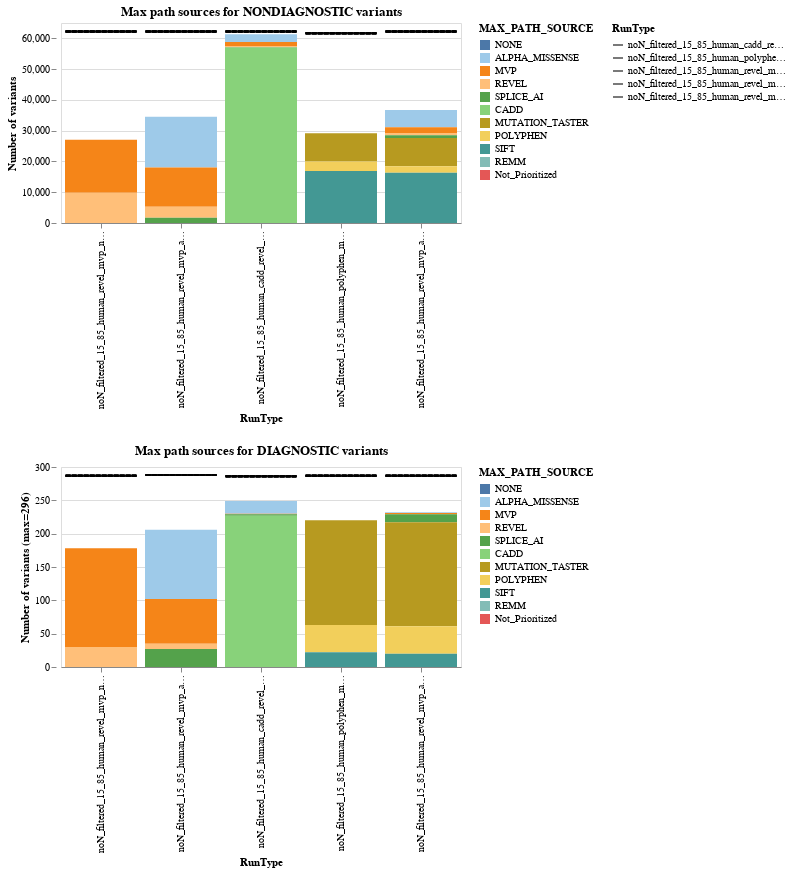

The code cell stored with this chart in its notebook:
### Code cell
variant_bars = alt.vconcat(all_variants, diagnostic_variants)
variant_bars

### Figure 1 — Vega-Lite specification as saved in the notebook (floating-point values rounded to 4 significant figures)
{"config": {"view": {"continuousWidth": 300, "continuousHeight": 300}}, "vconcat": [{"layer": [{"mark": {"type": "bar"}, "encoding": {"color": {"field": "MAX_PATH_SOURCE", "scale": {"domain": ["NONE", "ALPHA_MISSENSE", "MVP", "REVEL", "SPLICE_AI", "CADD", "MUTATION_TASTER", "POLYPHEN", "SIFT", "REMM", "Not_Prioritized"], "scheme": "tableau20"}, "sort": ["NONE", "ALPHA_MISSENSE", "MVP", "REVEL", "SPLICE_AI", "CADD", "MUTATION_TASTER", "POLYPHEN", "SIFT", "REMM", "Not_Prioritized"], "type": "nominal"}, "tooltip": [{"field": "RunType", "type": "nominal"}, {"field": "MAX_PATH_SOURCE", "type": "nominal"}, {"field": "num", "type": "quantitative"}, {"field": "percentage", "type": "quantitative"}], "x": {"field": "RunType", "sort": ["noN_filtered_15_85_human_revel_mvp_noWL", "noN_filtered_15_85_human_revel_mvp_alphaM_spliceAI_noWL", "noN_filtered_15_85_human_cadd_revel_mvp_alphaM_spliceAI_noWL", "noN_filtered_15_85_human_polyphen_mutTaster_sift_noWL", "noN_filtered_15_85_human_revel_mvp_alphaM_spliceAI_polyphen_mutTaster_sift_noWL"], "type": "nominal"}, "y": {"field": "num", "title": "Number of variants", "type": "quantitative"}}, "title": "Max path sources for NONDIAGNOSTIC variants"}, {"mark": {"type": "point", "align": "left", "baseline": "middle", "size": 5000, "strokeDash": [5, 1]}, "encoding": {"color": {"value": "black"}, "shape": {"field": "RunType", "scale": {"range": ["stroke"]}, "type": "nominal"}, "text": {"field": "all_runtype", "type": "quantitative"}, "x": {"field": "RunType", "sort": ["noN_filtered_15_85_human_revel_mvp_noWL", "noN_filtered_15_85_human_revel_mvp_alphaM_spliceAI_noWL", "noN_filtered_15_85_human_cadd_revel_mvp_alphaM_spliceAI_noWL", "noN_filtered_15_85_human_polyphen_mutTaster_sift_noWL", "noN_filtered_15_85_human_revel_mvp_alphaM_spliceAI_polyphen_mutTaster_sift_noWL"], "type": "nominal"}, "y": {"axis": {"offset": 5, "domainOpacity": 0}, "field": "all_runtype", "type": "quantitative"}}, "title": "Max path sources for NONDIAGNOSTIC variants"}], "data": {"name": "data-a74d0f9ce425eda971350814e71788a5"}, "height": 200, "resolve": {"scale": {"color": "independent"}}, "width": 400}, {"layer": [{"mark": {"type": "bar"}, "encoding": {"color": {"field": "MAX_PATH_SOURCE", "scale": {"domain": ["NONE", "ALPHA_MISSENSE", "MVP", "REVEL", "SPLICE_AI", "CADD", "MUTATION_TASTER", "POLYPHEN", "SIFT", "REMM", "Not_Prioritized"], "scheme": "tableau20"}, "sort": ["NONE", "ALPHA_MISSENSE", "MVP", "REVEL", "SPLICE_AI", "CADD", "MUTATION_TASTER", "POLYPHEN", "SIFT", "REMM", "Not_Prioritized"], "type": "nominal"}, "x": {"field": "RunType", "sort": ["noN_filtered_15_85_human_revel_mvp_noWL", "noN_filtered_15_85_human_revel_mvp_alphaM_spliceAI_noWL", "noN_filtered_15_85_human_cadd_revel_mvp_alphaM_spliceAI_noWL", "noN_filtered_15_85_human_polyphen_mutTaster_sift_noWL", "noN_filtered_15_85_human_revel_mvp_alphaM_spliceAI_polyphen_mutTaster_sift_noWL"], "type": "nominal"}, "y": {"field": "num", "title": "Number of variants (max=296)", "type": "quantitative"}}, "title": "Max path sources for DIAGNOSTIC variants"}, {"mark": {"type": "point", "align": "left", "baseline": "middle", "color": "black", "dx": -5, "dy": -10, "size": 5000, "strokeDash": [5, 1]}, "encoding": {"color": {"value": "black"}, "shape": {"field": "RunType", "scale": {"range": ["stroke"]}, "type": "nominal"}, "text": {"field": "all_runtype", "type": "quantitative"}, "x": {"field": "RunType", "sort": ["noN_filtered_15_85_human_revel_mvp_noWL", "noN_filtered_15_85_human_revel_mvp_alphaM_spliceAI_noWL", "noN_filtered_15_85_human_cadd_revel_mvp_alphaM_spliceAI_noWL", "noN_filtered_15_85_human_polyphen_mutTaster_sift_noWL", "noN_filtered_15_85_human_revel_mvp_alphaM_spliceAI_polyphen_mutTaster_sift_noWL"], "type": "nominal"}, "y": {"axis": {"offset": 5, "domainOpacity": 0}, "field": "all_runtype", "type": "quantitative"}}, "title": "Max path sources for DIAGNOSTIC variants"}], "data": {"name": "data-96b6e6cb4476789271cb5778ece9f20d"}, "height": 200, "resolve": {"scale": {"color": "independent"}}, "width": 400}], "$schema": "https://vega.github.io/schema/vega-lite/v5.17.0.json", "datasets": {"data-a74d0f9ce425eda971350814e71788a5": [{"RunType": "noN_filtered_15_85_human_revel_mvp_noWL", "MAX_PATH_SOURCE": "NONE", "num": 0, "percentage": 0.0, "all_runtype": 62243}, {"RunType": "noN_filtered_15_85_human_revel_mvp_noWL", "MAX_PATH_SOURCE": "ALPHA_MISSENSE", "num": 0, "percentage": 0.0, "all_runtype": 62243}, {"RunType": "noN_filtered_15_85_human_revel_mvp_noWL", "MAX_PATH_SOURCE": "MVP", "num": 17190, "percentage": 0.6357, "all_runtype": 62243}, {"RunType": "noN_filtered_15_85_human_revel_mvp_noWL", "MAX_PATH_SOURCE": "REVEL", "num": 9849, "percentage": 0.3643, "all_runtype": 62243}, {"RunType": "noN_filtered_15_85_human_revel_mvp_noWL", "MAX_PATH_SOURCE": "SPLICE_AI", "num": 0, "percentage": 0.0, "all_runtype": 62243}, {"RunType": "noN_filtered_15_85_human_revel_mvp_noWL", "MAX_PATH_SOURCE": "CADD", "num": 0, "percentage": 0.0, "all_runtype": 62243}, {"RunType": "noN_filtered_15_85_human_revel_mvp_noWL", "MAX_PATH_SOURCE": "MUTATION_TASTER", "num": 0, "percentage": 0.0, "all_runtype": 62243}, {"RunType": "noN_filtered_15_85_human_revel_mvp_noWL", "MAX_PATH_SOURCE": "POLYPHEN", "num": 0, "percentage": 0.0, "all_runtype": 62243}, {"RunType": "noN_filtered_15_85_human_revel_mvp_noWL", "MAX_PATH_SOURCE": "SIFT", "num": 0, "percentage": 0.0, "all_runtype": 62243}, {"RunType": "noN_filtered_15_85_human_revel_mvp_noWL", "MAX_PATH_SOURCE": "REMM", "num": 0, "percentage": 0.0, "all_runtype": 62243}, {"RunType": "noN_filtered_15_85_human_revel_mvp_noWL", "MAX_PATH_SOURCE": "Not_Prioritized", "num": 0, "percentage": 0.0, "all_runtype": 62243}, {"RunType": "noN_filtered_15_85_human_revel_mvp_alphaM_spliceAI_noWL", "MAX_PATH_SOURCE": "NONE", "num": 0, "percentage": 0.0, "all_runtype": 62269}, {"RunType": "noN_filtered_15_85_human_revel_mvp_alphaM_spliceAI_noWL", "MAX_PATH_SOURCE": "ALPHA_MISSENSE", "num": 16495, "percentage": 0.4779, "all_runtype": 62269}, {"RunType": "noN_filtered_15_85_human_revel_mvp_alphaM_spliceAI_noWL", "MAX_PATH_SOURCE": "MVP", "num": 12778, "percentage": 0.3702, "all_runtype": 62269}, {"RunType": "noN_filtered_15_85_human_revel_mvp_alphaM_spliceAI_noWL", "MAX_PATH_SOURCE": "REVEL", "num": 3540, "percentage": 0.1026, "all_runtype": 62269}, {"RunType": "noN_filtered_15_85_human_revel_mvp_alphaM_spliceAI_noWL", "MAX_PATH_SOURCE": "SPLICE_AI", "num": 1704, "percentage": 0.04937, "all_runtype": 62269}, {"RunType": "noN_filtered_15_85_human_revel_mvp_alphaM_spliceAI_noWL", "MAX_PATH_SOURCE": "CADD", "num": 0, "percentage": 0.0, "all_runtype": 62269}, {"RunType": "noN_filtered_15_85_human_revel_mvp_alphaM_spliceAI_noWL", "MAX_PATH_SOURCE": "MUTATION_TASTER", "num": 0, "percentage": 0.0, "all_runtype": 62269}, {"RunType": "noN_filtered_15_85_human_revel_mvp_alphaM_spliceAI_noWL", "MAX_PATH_SOURCE": "POLYPHEN", "num": 0, "percentage": 0.0, "all_runtype": 62269}, {"RunType": "noN_filtered_15_85_human_revel_mvp_alphaM_spliceAI_noWL", "MAX_PATH_SOURCE": "SIFT", "num": 0, "percentage": 0.0, "all_runtype": 62269}, {"RunType": "noN_filtered_15_85_human_revel_mvp_alphaM_spliceAI_noWL", "MAX_PATH_SOURCE": "REMM", "num": 0, "percentage": 0.0, "all_runtype": 62269}, {"RunType": "noN_filtered_15_85_human_revel_mvp_alphaM_spliceAI_noWL", "MAX_PATH_SOURCE": "Not_Prioritized", "num": 0, "percentage": 0.0, "all_runtype": 62269}, {"RunType": "noN_filtered_15_85_human_cadd_revel_mvp_alphaM_spliceAI_noWL", "MAX_PATH_SOURCE": "NONE", "num": 0, "percentage": 0.0, "all_runtype": 62278}, {"RunType": "noN_filtered_15_85_human_cadd_revel_mvp_alphaM_spliceAI_noWL", "MAX_PATH_SOURCE": "ALPHA_MISSENSE", "num": 2487, "percentage": 0.04057, "all_runtype": 62278}, {"RunType": "noN_filtered_15_85_human_cadd_revel_mvp_alphaM_spliceAI_noWL", "MAX_PATH_SOURCE": "MVP", "num": 1307, "percentage": 0.02132, "all_runtype": 62278}, {"RunType": "noN_filtered_15_85_human_cadd_revel_mvp_alphaM_spliceAI_noWL", "MAX_PATH_SOURCE": "REVEL", "num": 410, "percentage": 0.006688, "all_runtype": 62278}, {"RunType": "noN_filtered_15_85_human_cadd_revel_mvp_alphaM_spliceAI_noWL", "MAX_PATH_SOURCE": "SPLICE_AI", "num": 153, "percentage": 0.002496, "all_runtype": 62278}, {"RunType": "noN_filtered_15_85_human_cadd_revel_mvp_alphaM_spliceAI_noWL", "MAX_PATH_SOURCE": "CADD", "num": 56951, "percentage": 0.9289, "all_runtype": 62278}, {"RunType": "noN_filtered_15_85_human_cadd_revel_mvp_alphaM_spliceAI_noWL", "MAX_PATH_SOURCE": "MUTATION_TASTER", "num": 0, "percentage": 0.0, "all_runtype": 62278}, {"RunType": "noN_filtered_15_85_human_cadd_revel_mvp_alphaM_spliceAI_noWL", "MAX_PATH_SOURCE": "POLYPHEN", "num": 0, "percentage": 0.0, "all_runtype": 62278}, {"RunType": "noN_filtered_15_85_human_cadd_revel_mvp_alphaM_spliceAI_noWL", "MAX_PATH_SOURCE": "SIFT", "num": 0, "percentage": 0.0, "all_runtype": 62278}, {"RunType": "noN_filtered_15_85_human_cadd_revel_mvp_alphaM_spliceAI_noWL", "MAX_PATH_SOURCE": "REMM", "num": 0, "percentage": 0.0, "all_runtype": 62278}, {"RunType": "noN_filtered_15_85_human_cadd_revel_mvp_alphaM_spliceAI_noWL", "MAX_PATH_SOURCE": "Not_Prioritized", "num": 0, "percentage": 0.0, "all_runtype": 62278}, {"RunType": "noN_filtered_15_85_human_polyphen_mutTaster_sift_noWL", "MAX_PATH_SOURCE": "NONE", "num": 0, "percentage": 0.0, "all_runtype": 61638}, {"RunType": "noN_filtered_15_85_human_polyphen_mutTaster_sift_noWL", "MAX_PATH_SOURCE": "ALPHA_MISSENSE", "num": 0, "percentage": 0.0, "all_runtype": 61638}, {"RunType": "noN_filtered_15_85_human_polyphen_mutTaster_sift_noWL", "MAX_PATH_SOURCE": "MVP", "num": 0, "percentage": 0.0, "all_runtype": 61638}, {"RunType": "noN_filtered_15_85_human_polyphen_mutTaster_sift_noWL", "MAX_PATH_SOURCE": "REVEL", "num": 0, "percentage": 0.0, "all_runtype": 61638}, {"RunType": "noN_filtered_15_85_human_polyphen_mutTaster_sift_noWL", "MAX_PATH_SOURCE": "SPLICE_AI", "num": 0, "percentage": 0.0, "all_runtype": 61638}, {"RunType": "noN_filtered_15_85_human_polyphen_mutTaster_sift_noWL", "MAX_PATH_SOURCE": "CADD", "num": 0, "percentage": 0.0, "all_runtype": 61638}, {"RunType": "noN_filtered_15_85_human_polyphen_mutTaster_sift_noWL", "MAX_PATH_SOURCE": "MUTATION_TASTER", "num": 9224, "percentage": 0.316, "all_runtype": 61638}, {"RunType": "noN_filtered_15_85_human_polyphen_mutTaster_sift_noWL", "MAX_PATH_SOURCE": "POLYPHEN", "num": 3072, "percentage": 0.1052, "all_runtype": 61638}, {"RunType": "noN_filtered_15_85_human_polyphen_mutTaster_sift_noWL", "MAX_PATH_SOURCE": "SIFT", "num": 16893, "percentage": 0.5787, "all_runtype": 61638}, {"RunType": "noN_filtered_15_85_human_polyphen_mutTaster_sift_noWL", "MAX_PATH_SOURCE": "REMM", "num": 0, "percentage": 0.0, "all_runtype": 61638}, {"RunType": "noN_filtered_15_85_human_polyphen_mutTaster_sift_noWL", "MAX_PATH_SOURCE": "Not_Prioritized", "num": 0, "percentage": 0.0, "all_runtype": 61638}, {"RunType": "noN_filtered_15_85_human_revel_mvp_alphaM_spliceAI_polyphen_mutTaster_sift_noWL", "MAX_PATH_SOURCE": "NONE", "num": 0, "percentage": 0.0, "all_runtype": 62242}, {"RunType": "noN_filtered_15_85_human_revel_mvp_alphaM_spliceAI_polyphen_mutTaster_sift_noWL", "MAX_PATH_SOURCE": "ALPHA_MISSENSE", "num": 5661, "percentage": 0.154, "all_runtype": 62242}, {"RunType": "noN_filtered_15_85_human_revel_mvp_alphaM_spliceAI_polyphen_mutTaster_sift_noWL", "MAX_PATH_SOURCE": "MVP", "num": 1816, "percentage": 0.0494, "all_runtype": 62242}, {"RunType": "noN_filtered_15_85_human_revel_mvp_alphaM_spliceAI_polyphen_mutTaster_sift_noWL", "MAX_PATH_SOURCE": "REVEL", "num": 802, "percentage": 0.02182, "all_runtype": 62242}, {"RunType": "noN_filtered_15_85_human_revel_mvp_alphaM_spliceAI_polyphen_mutTaster_sift_noWL", "MAX_PATH_SOURCE": "SPLICE_AI", "num": 845, "percentage": 0.02299, "all_runtype": 62242}, {"RunType": "noN_filtered_15_85_human_revel_mvp_alphaM_spliceAI_polyphen_mutTaster_sift_noWL", "MAX_PATH_SOURCE": "CADD", "num": 0, "percentage": 0.0, "all_runtype": 62242}, {"RunType": "noN_filtered_15_85_human_revel_mvp_alphaM_spliceAI_polyphen_mutTaster_sift_noWL", "MAX_PATH_SOURCE": "MUTATION_TASTER", "num": 9180, "percentage": 0.2497, "all_runtype": 62242}, {"RunType": "noN_filtered_15_85_human_revel_mvp_alphaM_spliceAI_polyphen_mutTaster_sift_noWL", "MAX_PATH_SOURCE": "POLYPHEN", "num": 2153, "percentage": 0.05856, "all_runtype": 62242}, {"RunType": "noN_filtered_15_85_human_revel_mvp_alphaM_spliceAI_polyphen_mutTaster_sift_noWL", "MAX_PATH_SOURCE": "SIFT", "num": 16306, "percentage": 0.4435, "all_runtype": 62242}, {"RunType": "noN_filtered_15_85_human_revel_mvp_alphaM_spliceAI_polyphen_mutTaster_sift_noWL", "MAX_PATH_SOURCE": "REMM", "num": 0, "percentage": 0.0, "all_runtype": 62242}, {"RunType": "noN_filtered_15_85_human_revel_mvp_alphaM_spliceAI_polyphen_mutTaster_sift_noWL", "MAX_PATH_SOURCE": "Not_Prioritized", "num": 0, "percentage": 0.0, "all_runtype": 62242}], "data-96b6e6cb4476789271cb5778ece9f20d": [{"RunType": "noN_filtered_15_85_human_revel_mvp_noWL", "MAX_PATH_SOURCE": "NONE", "num": 0, "percentage": 0.0, "all_runtype": 287}, {"RunType": "noN_filtered_15_85_human_revel_mvp_noWL", "MAX_PATH_SOURCE": "ALPHA_MISSENSE", "num": 0, "percentage": 0.0, "all_runtype": 287}, {"RunType": "noN_filtered_15_85_human_revel_mvp_noWL", "MAX_PATH_SOURCE": "MVP", "num": 148, "percentage": 0.8315, "all_runtype": 287}, {"RunType": "noN_filtered_15_85_human_revel_mvp_noWL", "MAX_PATH_SOURCE": "REVEL", "num": 30, "percentage": 0.1685, "all_runtype": 287}, {"RunType": "noN_filtered_15_85_human_revel_mvp_noWL", "MAX_PATH_SOURCE": "SPLICE_AI", "num": 0, "percentage": 0.0, "all_runtype": 287}, {"RunType": "noN_filtered_15_85_human_revel_mvp_noWL", "MAX_PATH_SOURCE": "CADD", "num": 0, "percentage": 0.0, "all_runtype": 287}, {"RunType": "noN_filtered_15_85_human_revel_mvp_noWL", "MAX_PATH_SOURCE": "MUTATION_TASTER", "num": 0, "percentage": 0.0, "all_runtype": 287}, {"RunType": "noN_filtered_15_85_human_revel_mvp_noWL", "MAX_PATH_SOURCE": "POLYPHEN", "num": 0, "percentage": 0.0, "all_runtype": 287}, {"RunType": "noN_filtered_15_85_human_revel_mvp_noWL", "MAX_PATH_SOURCE": "SIFT", "num": 0, "percentage": 0.0, "all_runtype": 287}, {"RunType": "noN_filtered_15_85_human_revel_mvp_noWL", "MAX_PATH_SOURCE": "REMM", "num": 0, "percentage": 0.0, "all_runtype": 287}, {"RunType": "noN_filtered_15_85_human_revel_mvp_noWL", "MAX_PATH_SOURCE": "Not_Prioritized", "num": 0, "percentage": 0.0, "all_runtype": 287}, {"RunType": "noN_filtered_15_85_human_revel_mvp_alphaM_spliceAI_noWL", "MAX_PATH_SOURCE": "NONE", "num": 0, "percentage": 0.0, "all_runtype": 288}, {"RunType": "noN_filtered_15_85_human_revel_mvp_alphaM_spliceAI_noWL", "MAX_PATH_SOURCE": "ALPHA_MISSENSE", "num": 104, "percentage": 0.5049, "all_runtype": 288}, {"RunType": "noN_filtered_15_85_human_revel_mvp_alphaM_spliceAI_noWL", "MAX_PATH_SOURCE": "MVP", "num": 67, "percentage": 0.3252, "all_runtype": 288}, {"RunType": "noN_filtered_15_85_human_revel_mvp_alphaM_spliceAI_noWL", "MAX_PATH_SOURCE": "REVEL", "num": 8, "percentage": 0.03883, "all_runtype": 288}, {"RunType": "noN_filtered_15_85_human_revel_mvp_alphaM_spliceAI_noWL", "MAX_PATH_SOURCE": "SPLICE_AI", "num": 27, "percentage": 0.1311, "all_runtype": 288}, {"RunType": "noN_filtered_15_85_human_revel_mvp_alphaM_spliceAI_noWL", "MAX_PATH_SOURCE": "CADD", "num": 0, "percentage": 0.0, "all_runtype": 288}, {"RunType": "noN_filtered_15_85_human_revel_mvp_alphaM_spliceAI_noWL", "MAX_PATH_SOURCE": "MUTATION_TASTER", "num": 0, "percentage": 0.0, "all_runtype": 288}, {"RunType": "noN_filtered_15_85_human_revel_mvp_alphaM_spliceAI_noWL", "MAX_PATH_SOURCE": "POLYPHEN", "num": 0, "percentage": 0.0, "all_runtype": 288}, {"RunType": "noN_filtered_15_85_human_revel_mvp_alphaM_spliceAI_noWL", "MAX_PATH_SOURCE": "SIFT", "num": 0, "percentage": 0.0, "all_runtype": 288}, {"RunType": "noN_filtered_15_85_human_revel_mvp_alphaM_spliceAI_noWL", "MAX_PATH_SOURCE": "REMM", "num": 0, "percentage": 0.0, "all_runtype": 288}, {"RunType": "noN_filtered_15_85_human_revel_mvp_alphaM_spliceAI_noWL", "MAX_PATH_SOURCE": "Not_Prioritized", "num": 0, "percentage": 0.0, "all_runtype": 288}, {"RunType": "noN_filtered_15_85_human_cadd_revel_mvp_alphaM_spliceAI_noWL", "MAX_PATH_SOURCE": "NONE", "num": 0, "percentage": 0.0, "all_runtype": 286}, {"RunType": "noN_filtered_15_85_human_cadd_revel_mvp_alphaM_spliceAI_noWL", "MAX_PATH_SOURCE": "ALPHA_MISSENSE", "num": 19, "percentage": 0.07631, "all_runtype": 286}, {"RunType": "noN_filtered_15_85_human_cadd_revel_mvp_alphaM_spliceAI_noWL", "MAX_PATH_SOURCE": "MVP", "num": 1, "percentage": 0.004016, "all_runtype": 286}, {"RunType": "noN_filtered_15_85_human_cadd_revel_mvp_alphaM_spliceAI_noWL", "MAX_PATH_SOURCE": "REVEL", "num": 0, "percentage": 0.0, "all_runtype": 286}, {"RunType": "noN_filtered_15_85_human_cadd_revel_mvp_alphaM_spliceAI_noWL", "MAX_PATH_SOURCE": "SPLICE_AI", "num": 2, "percentage": 0.008032, "all_runtype": 286}, {"RunType": "noN_filtered_15_85_human_cadd_revel_mvp_alphaM_spliceAI_noWL", "MAX_PATH_SOURCE": "CADD", "num": 227, "percentage": 0.9116, "all_runtype": 286}, {"RunType": "noN_filtered_15_85_human_cadd_revel_mvp_alphaM_spliceAI_noWL", "MAX_PATH_SOURCE": "MUTATION_TASTER", "num": 0, "percentage": 0.0, "all_runtype": 286}, {"RunType": "noN_filtered_15_85_human_cadd_revel_mvp_alphaM_spliceAI_noWL", "MAX_PATH_SOURCE": "POLYPHEN", "num": 0, "percentage": 0.0, "all_runtype": 286}, {"RunType": "noN_filtered_15_85_human_cadd_revel_mvp_alphaM_spliceAI_noWL", "MAX_PATH_SOURCE": "SIFT", "num": 0, "percentage": 0.0, "all_runtype": 286}, {"RunType": "noN_filtered_15_85_human_cadd_revel_mvp_alphaM_spliceAI_noWL", "MAX_PATH_SOURCE": "REMM", "num": 0, "percentage": 0.0, "all_runtype": 286}, {"RunType": "noN_filtered_15_85_human_cadd_revel_mvp_alphaM_spliceAI_noWL", "MAX_PATH_SOURCE": "Not_Prioritized", "num": 0, "percentage": 0.0, "all_runtype": 286}, {"RunType": "noN_filtered_15_85_human_polyphen_mutTaster_sift_noWL", "MAX_PATH_SOURCE": "NONE", "num": 0, "percentage": 0.0, "all_runtype": 287}, {"RunType": "noN_filtered_15_85_human_polyphen_mutTaster_sift_noWL", "MAX_PATH_SOURCE": "ALPHA_MISSENSE", "num": 0, "percentage": 0.0, "all_runtype": 287}, {"RunType": "noN_filtered_15_85_human_polyphen_mutTaster_sift_noWL", "MAX_PATH_SOURCE": "MVP", "num": 0, "percentage": 0.0, "all_runtype": 287}, {"RunType": "noN_filtered_15_85_human_polyphen_mutTaster_sift_noWL", "MAX_PATH_SOURCE": "REVEL", "num": 0, "percentage": 0.0, "all_runtype": 287}, {"RunType": "noN_filtered_15_85_human_polyphen_mutTaster_sift_noWL", "MAX_PATH_SOURCE": "SPLICE_AI", "num": 0, "percentage": 0.0, "all_runtype": 287}, {"RunType": "noN_filtered_15_85_human_polyphen_mutTaster_sift_noWL", "MAX_PATH_SOURCE": "CADD", "num": 0, "percentage": 0.0, "all_runtype": 287}, {"RunType": "noN_filtered_15_85_human_polyphen_mutTaster_sift_noWL", "MAX_PATH_SOURCE": "MUTATION_TASTER", "num": 157, "percentage": 0.7136, "all_runtype": 287}, {"RunType": "noN_filtered_15_85_human_polyphen_mutTaster_sift_noWL", "MAX_PATH_SOURCE": "POLYPHEN", "num": 41, "percentage": 0.1864, "all_runtype": 287}, {"RunType": "noN_filtered_15_85_human_polyphen_mutTaster_sift_noWL", "MAX_PATH_SOURCE": "SIFT", "num": 22, "percentage": 0.1, "all_runtype": 287}, {"RunType": "noN_filtered_15_85_human_polyphen_mutTaster_sift_noWL", "MAX_PATH_SOURCE": "REMM", "num": 0, "percentage": 0.0, "all_runtype": 287}, {"RunType": "noN_filtered_15_85_human_polyphen_mutTaster_sift_noWL", "MAX_PATH_SOURCE": "Not_Prioritized", "num": 0, "percentage": 0.0, "all_runtype": 287}, {"RunType": "noN_filtered_15_85_human_revel_mvp_alphaM_spliceAI_polyphen_mutTaster_sift_noWL", "MAX_PATH_SOURCE": "NONE", "num": 0, "percentage": 0.0, "all_runtype": 287}, {"RunType": "noN_filtered_15_85_human_revel_mvp_alphaM_spliceAI_polyphen_mutTaster_sift_noWL", "MAX_PATH_SOURCE": "ALPHA_MISSENSE", "num": 1, "percentage": 0.00431, "all_runtype": 287}, {"RunType": "noN_filtered_15_85_human_revel_mvp_alphaM_spliceAI_polyphen_mutTaster_sift_noWL", "MAX_PATH_SOURCE": "MVP", "num": 2, "percentage": 0.008621, "all_runtype": 287}, {"RunType": "noN_filtered_15_85_human_revel_mvp_alphaM_spliceAI_polyphen_mutTaster_sift_noWL", "MAX_PATH_SOURCE": "REVEL", "num": 0, "percentage": 0.0, "all_runtype": 287}, {"RunType": "noN_filtered_15_85_human_revel_mvp_alphaM_spliceAI_polyphen_mutTaster_sift_noWL", "MAX_PATH_SOURCE": "SPLICE_AI", "num": 12, "percentage": 0.05172, "all_runtype": 287}, {"RunType": "noN_filtered_15_85_human_revel_mvp_alphaM_spliceAI_polyphen_mutTaster_sift_noWL", "MAX_PATH_SOURCE": "CADD", "num": 0, "percentage": 0.0, "all_runtype": 287}, {"RunType": "noN_filtered_15_85_human_revel_mvp_alphaM_spliceAI_polyphen_mutTaster_sift_noWL", "MAX_PATH_SOURCE": "MUTATION_TASTER", "num": 156, "percentage": 0.6724, "all_runtype": 287}, {"RunType": "noN_filtered_15_85_human_revel_mvp_alphaM_spliceAI_polyphen_mutTaster_sift_noWL", "MAX_PATH_SOURCE": "POLYPHEN", "num": 41, "percentage": 0.1767, "all_runtype": 287}, {"RunType": "noN_filtered_15_85_human_revel_mvp_alphaM_spliceAI_polyphen_mutTaster_sift_noWL", "MAX_PATH_SOURCE": "SIFT", "num": 20, "percentage": 0.08621, "all_runtype": 287}, {"RunType": "noN_filtered_15_85_human_revel_mvp_alphaM_spliceAI_polyphen_mutTaster_sift_noWL", "MAX_PATH_SOURCE": "REMM", "num": 0, "percentage": 0.0, "all_runtype": 287}, {"RunType": "noN_filtered_15_85_human_revel_mvp_alphaM_spliceAI_polyphen_mutTaster_sift_noWL", "MAX_PATH_SOURCE": "Not_Prioritized", "num": 0, "percentage": 0.0, "all_runtype": 287}]}}
